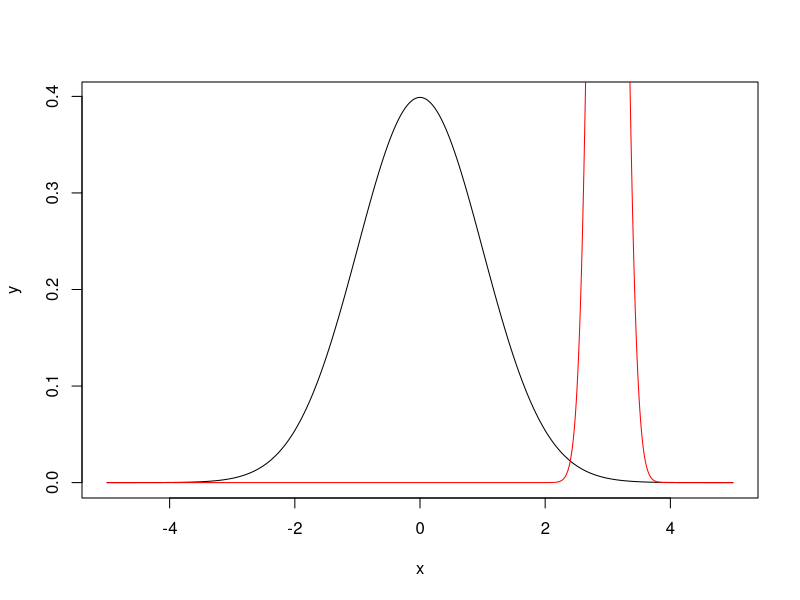

This chart was generated by the following R code:
x<-seq(-5,5,0.01)
y<-dnorm(x)
plot(x,y,type = "l")
pnorm(0.11)
pnorm(-0.51)
pnorm(1.5)-pnorm(0.5)

qnorm(0.975)
qnorm(0.2358)
qnorm(0.5+0.33/2)
z<-dnorm(x,3,0.2)
lines(x,z,col="red",xlim=c(which.min(z),which.max(z)))